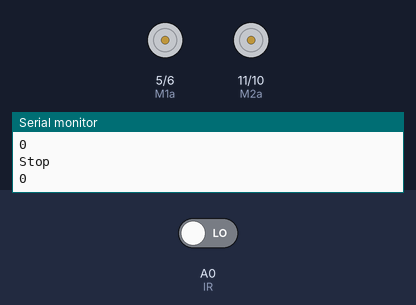
Recording of a sketch running on a simulated Arduino Uno, built with avr-gcc and run on an emulated ATmega328P. Shown: motor-driver pin pairs drawn as motors (green arrow = first pin HIGH = forward, orange = second pin HIGH = backward, longer = more drive), the last lines printed to the serial monitor. The test bench sets the inputs (shaded band); at power-on: A0 (IR) LOW.

Above: at 1.2 s.
1.3 s: A0 (IR) driven HIGH
At 1.9 s:
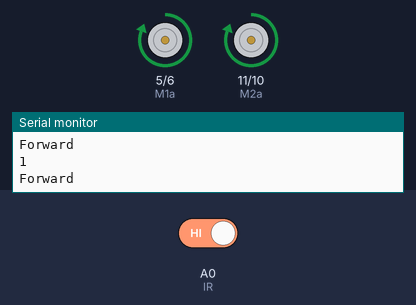
2.8 s: A0 (IR) driven LOW
At 4.1 s:
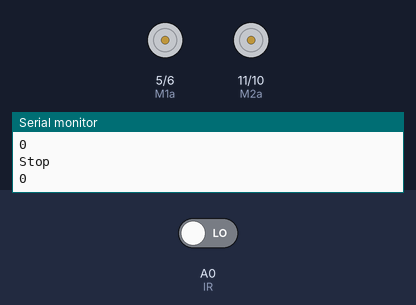
Timing chart, 0 to 5.8 s (numbered marks = the images above; inputs shaded):
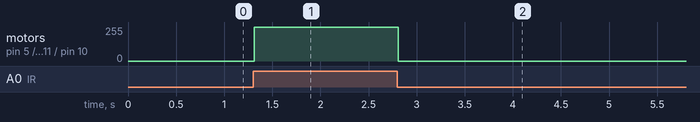

The sketch:

obstacleavoidercar_copy_20250121203041.ino
```cpp
int M1a = 5;
int M1b = 6;
int M2a = 11;
int M2b = 10;
int IR = A0;
int signal;

void setup() {
  // put your setup code here, to run once:
  pinMode(M1a, OUTPUT);
  pinMode(M1b, OUTPUT);
  pinMode(M2a, OUTPUT);
  pinMode(M2b, OUTPUT);
  pinMode(IR, INPUT);

  Serial.begin(9600);
}

void forward() {
  digitalWrite(M1a, HIGH);
  digitalWrite(M1b, LOW);
  digitalWrite(M2a, HIGH);
  digitalWrite(M2b, LOW);
}

void backward() {
  digitalWrite(M1a, LOW);
  digitalWrite(M1b, HIGH);
  digitalWrite(M2a, LOW);
  digitalWrite(M2b, HIGH);
}

void stop() {
  digitalWrite(M1a, LOW);
  digitalWrite(M1b, LOW);
  digitalWrite(M2a, LOW);
  digitalWrite(M2b, LOW);
}

void loop() {
  // put your main code here, to run repeatedly:
  signal = digitalRead(IR);
  Serial.println(signal);
  //signal = 1, no obstracle, forward
  //signal = 0, obtracle, stop
  if (signal == 1) {
    forward();
    Serial.println("Forward");
  }
  if (signal == 0) {
    stop();
    Serial.println("Stop");
  }
}
```

Measured:
- after the input at 1.3 s, motor on pin 5 (M1a) / pin 6 (M1b), motor on pin 11 (M2a) / pin 10 (M2b): stopped → forward 255/255 at once
- after the input at 2.8 s, motor on pin 5 (M1a) / pin 6 (M1b), motor on pin 11 (M2a) / pin 10 (M2b): forward 255/255 → stopped at once
